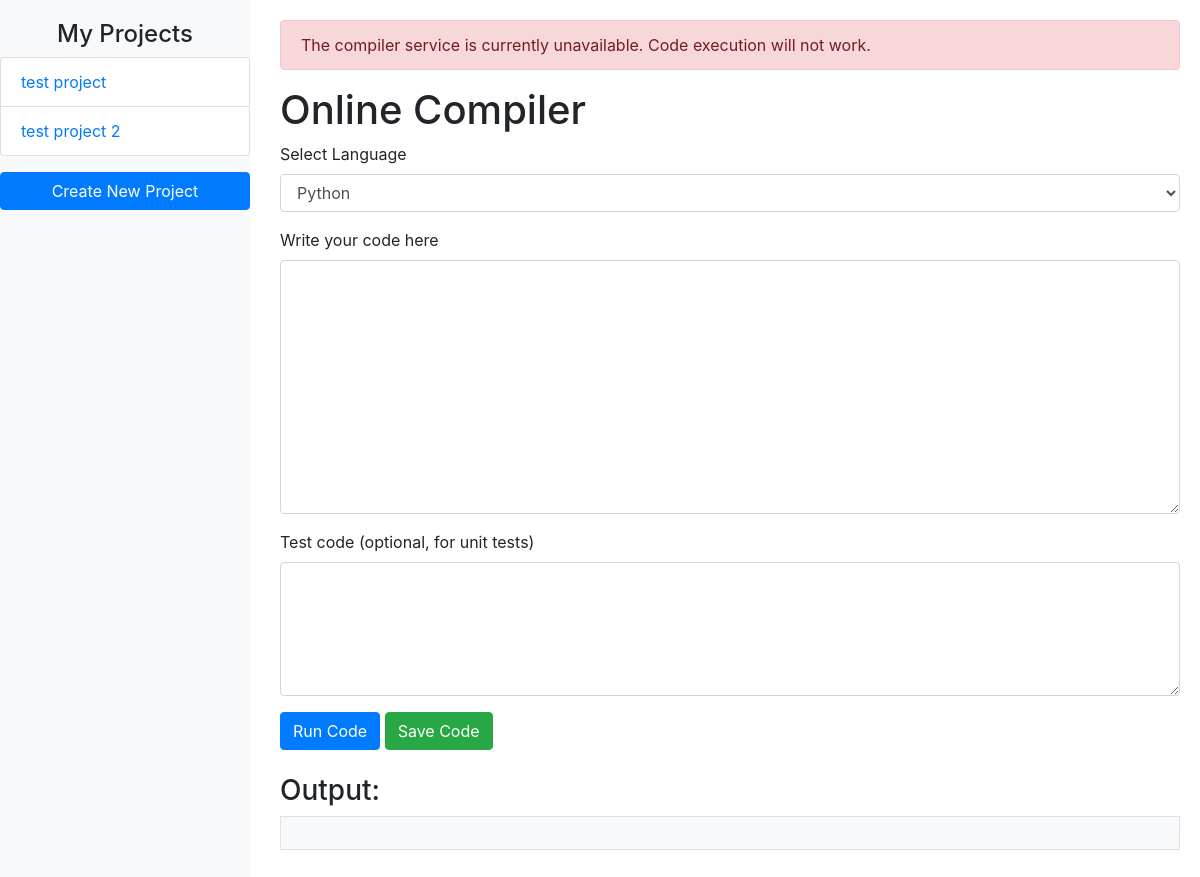
/programs/compiler/ (signed in), run on an earlier commit of the app's database.
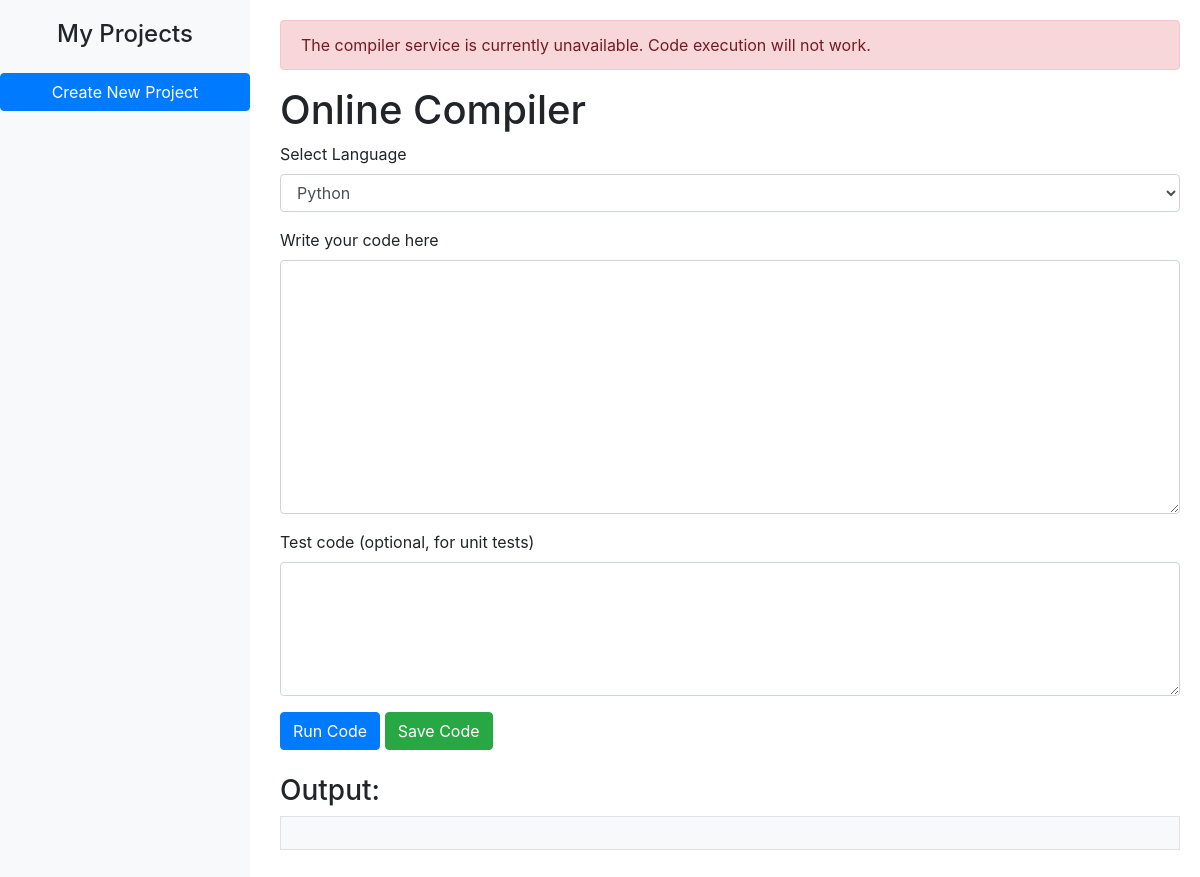
And on a later commit of the database.
### course/models.py (models this page shows)
class UserProject(models.Model):
    user = models.ForeignKey(settings.AUTH_USER_MODEL, on_delete=models.CASCADE)
    name = models.CharField(max_length=100)
    language = models.CharField(max_length=20)
    code_main = models.TextField(null=True, blank=True)
    code_test = models.TextField(null=True, blank=True)
    notes = models.TextField(null=True, blank=True)
    timestamp = models.DateTimeField(auto_now_add=True, null=True, blank=True)
    created_at = models.DateTimeField(auto_now_add=True)
    updated_at = models.DateTimeField(auto_now=True)
    def __str__(self):
        return f"{self.user.username} - {self.name}"
    class Meta:
        unique_together = ('user', 'name')

### course/views.py (the view, shortened to what this page needs)
# urls.py: path('compiler/', compiler, name='compiler'),
@login_required
def compiler(request, lesson_id=None):
    compiler_service_status = check_compiler_service()
    print(f"Compiler service status: {compiler_service_status}")
    projects = UserProject.objects.filter(user=request.user)
    print(f"Projects for user: {projects}")
    if lesson_id:
        lesson = get_object_or_404(UploadVideo, id=lesson_id)
        user_code, created = UserCode.objects.get_or_create(user=request.user, lesson=lesson)
        template_code = lesson.template_code
        instructions = lesson.instructions
        print(f"Lesson found: {lesson}")
    else:
        lesson = None
        user_code = None
        template_code = ""
        instructions = ""
        print("No lesson provided")
    context = {
        'lesson': lesson,
        'user_code': user_code,
        'template_code': template_code,
        'instructions': instructions,
        'projects': projects,
        'compiler_service_status': compiler_service_status
    }
    return render(request, 'compiler/compiler.html', context)

### course/views.py (called while the page is built)
def check_compiler_service():
    try:
        response = requests.get('http://compiler:8001/compiler/health/')
        if response.status_code == 200:
            return True
    except requests.RequestException as e:
        logger.error(f"Compiler service check failed: {e}")
    return False

### templates/compiler/compiler.html (shortened to what this page needs)
{% load static %}
<!DOCTYPE html>
<html lang="en">
<head>
    <link rel="stylesheet" href="https://stackpath.bootstrapcdn.com/bootstrap/4.5.2/css/bootstrap.min.css">
    <link rel="stylesheet" href="https://cdnjs.cloudflare.com/ajax/libs/codemirror/5.65.2/codemirror.min.css">
    <link rel="stylesheet" href="https://cdnjs.cloudflare.com/ajax/libs/codemirror/5.65.2/theme/material-darker.min.css">
</head>
<body>
    <div class="sidebar">
        <h4 class="text-center">My Projects</h4>
        <ul class="list-group">
            {% for project in projects %}
            <li class="list-group-item">
                <a href="#" class="project-link" data-id="{{ project.id }}">{{ project.name }}</a>
            </li>
            {% endfor %}
        </ul>
        <button class="btn btn-primary btn-block mt-3" data-toggle="modal" data-target="#createProjectModal">Create New
            Project</button>
    </div>
    <div class="content">
        {% if not compiler_service_status %}
        <div class="alert alert-danger" role="alert">
            The compiler service is currently unavailable. Code execution will not work.
        </div>
        {% endif %}
        <h1>Online Compiler</h1>
        <form id="compiler-form" method="post">
            <div class="form-group">
                <label for="language">Select Language</label>
                <select id="language" class="form-control" name="language">
                    <option value="python">Python</option>
                </select>
            </div>
            <div class="form-group">
                <label for="code_main">Write your code here</label>
                <textarea id="code_main" name="code_main" class="form-control" rows="10"></textarea>
            </div>
            <div class="form-group">
                <label for="code_test">Test code (optional, for unit tests)</label>
                <textarea id="code_test" name="code_test" class="form-control" rows="5"></textarea>
            </div>
            <button type="submit" class="btn btn-primary">Run Code</button>
            <button type="button" class="btn btn-success" id="save-code">Save Code</button>
        </form>
        <div class="mt-4">
            <h3>Output:</h3>
            <pre id="output" class="p-3 bg-light border"></pre>
        </div>
    </div>
</body>
</html>

What changed in the data, as far as the page shows it:
removed UserProject: name "test project"
removed UserProject: name "test project 2"
